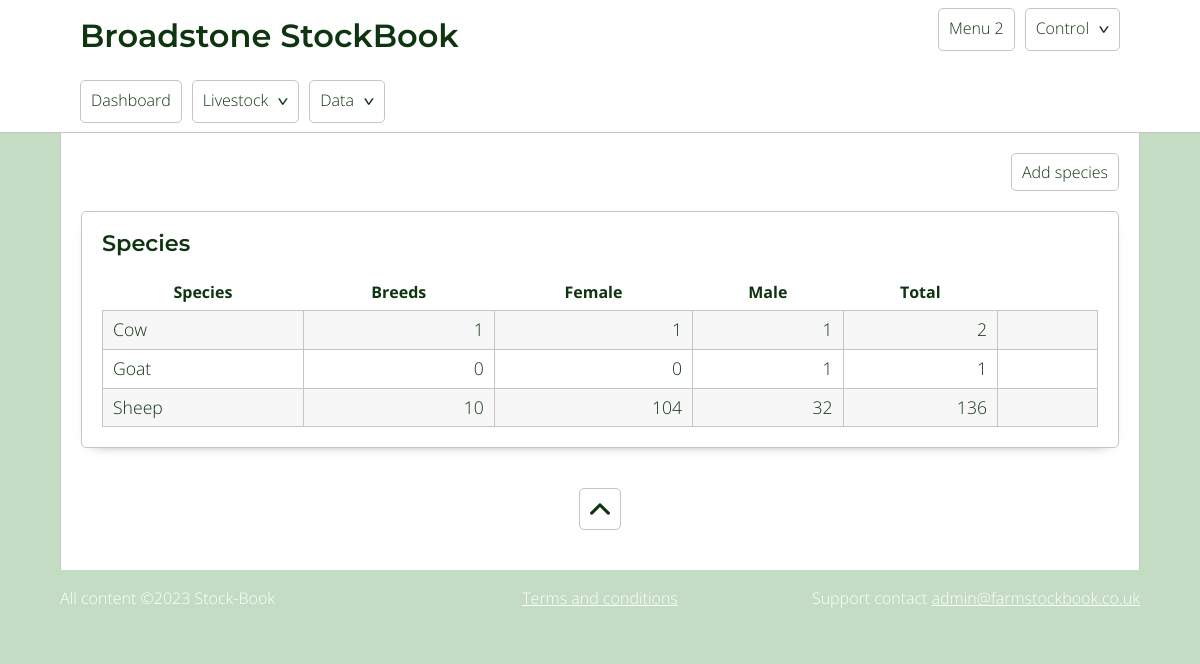
The app's page /species.php with its own data.
### tables this page shows
CREATE TABLE `species` (
  `id` int(11) NOT NULL,
  `species` varchar(255) NOT NULL,
  `notes` text NOT NULL
);

### includes/classes/Db.class.php (called while the page is built, shortened)
<?php
    class Db{
            private $db_servername = "localhost";
            private $db_username = "flockbook";
            private $db_password = "flockbook";
            private $db_dbName = "fb_redesign";
            protected function connect(){
                $pdo = new PDO("mysql:host=$this->db_servername;dbname=$this->db_dbName", $this->db_username, $this->db_password);
                $pdo -> setAttribute(PDO::ATTR_ERRMODE, PDO::ERRMODE_EXCEPTION);
                return self::$conn = $pdo;
            }
    }
?>

### includes/classes/Species.class.php (the view, shortened to what this page needs)
<?php
    class Species extends Db{
            public function speciesCard($edit){
                    $query = "SELECT * FROM species ORDER by species";
                    $sql = self::$conn -> prepare($query);
                    $sql -> execute();
                    $edit_col = $edit ? '<th class="delete_col"></th>' : '';
                    echo "  <table class='species_table'>
                                <tr>
                                    <th>Species</th>
                                    <th>Breeds</th>
                                    <th>Female</th>
                                    <th>Male</th>
                                    <th>Total</th>
                                    $edit_col
                                </tr>";
                                    while( $row = $sql -> fetch() ){
                                        $data_tag = $edit ? "data-id = '$row[id]' class='js-view'" : '';
                                        $livestockCount_male = $this -> countSpecies($row['id'],1);
                                        $livestockCount_female = $this -> countSpecies($row['id'],2);
                                        $livestockCount = $livestockCount_female + $livestockCount_male;
                                        $breedCount = $this -> countBreeds($row['id']);
                                        if( $edit && ($livestockCount == 0 && $breedCount == 0) ){
                                            $edit_cell = "<td><a class='js-delete delete_link' data-id='$row[id]' data-deletetype='species'>Delete</a></td>";
                                        }elseif( $edit && ($livestockCount > 0 || $breedCount > 0) ){
                                            $edit_cell = '<td></td>';
                                        }else{
                                            $edit_cell = '';
                                        }
                                        echo " <tr $data_tag>
                                                    <td class='left'>$row[species]</td>
                                                    <td>$breedCount</td>
                                                    <td>$livestockCount_female</td>
                                                    <td>$livestockCount_male</td>
                                                    <td>$livestockCount</td>
                                                    $edit_cell
                                                </tr>";
                                    }
                    echo "  </table>";
            }
            public function countBreeds($species){
                $query = "SELECT COUNT(id) AS breedCount FROM breed WHERE :species = species";
                    $sql = self::$conn -> prepare($query);
                    $sql -> bindParam(':species', $species);
                    $sql -> execute();
                    $row = $sql -> fetch();
                    return $row['breedCount'];
            }
            public function countSpecies($species, $gender){
                $query = "  SELECT COUNT(id) as speciesCount
                            FROM livestock
                            WHERE :species = species
                                    AND :gender = gender
                                    AND deleted != 1
                                    AND date_of_death IS null
                                    AND date_of_sale IS null";
                    $sql = self::$conn -> prepare($query);
                    $sql -> bindParam(':species', $species);
                    $sql -> bindParam(':gender', $gender);
                    $sql -> execute();
                    $row = $sql -> fetch();
                    return $row['speciesCount'];
            }
    }
?>

### includes/style/style.css (style rules this page uses)
a,abbr,acronym,address,applet,article,aside,audio,b,big,blockquote,body,canvas,caption,center,cite,code,dd,del,details,dfn,div,dl,dt,em,embed,fieldset,figcaption,figure,footer,form,h1,h2,h3,h4,h5,h6,header,hgroup,html,i,iframe,img,ins,kbd,label,legend,li,mark,menu,nav,object,ol,output,p,pre,q,ruby,s,samp,section,small,span,strike,strong,sub,summary,sup,table,tbody,td,tfoot,th,thead,time,tr,tt,u,ul,var,video { margin:0;padding:0;border:0;font-size:100%;font:inherit;vertical-align:baseline }
body { line-height:1 }
table { border-spacing:0 }
body { font-family:Open Sans,sans-serif;font-weight:300;font-size:16px;background-color:#c4dcc4;color:#0f3510;overflow-y:scroll }
* { box-sizing:border-box }
table { width:100%;border-collapse:collapse }
table td,table th { padding:10px;border:1px solid #c5c5c5 }
table th { font-weight:700;border:0 }
table th.delete_col { width:100px }
table td { text-align:right;font-size:1.1em }
table td.left { text-align:left }
table tr { transition:background-color .5s ease-in-out }
table tr:nth-child(2n) { background-color:#f7f7f7 }

### records on screen
species: species "Cow", breedCount "1", livestockCount_female "1", livestockCount_male "1", id "2"
species: species "Goat", breedCount "0", livestockCount_female "0", livestockCount_male "1", livestockCount "1"
species: species "Sheep", breedCount "10", livestockCount_female "104", livestockCount_male "32", livestockCount "136"

### other values on screen
$site_data[site_name] "Broadstone"
$date "2023"
